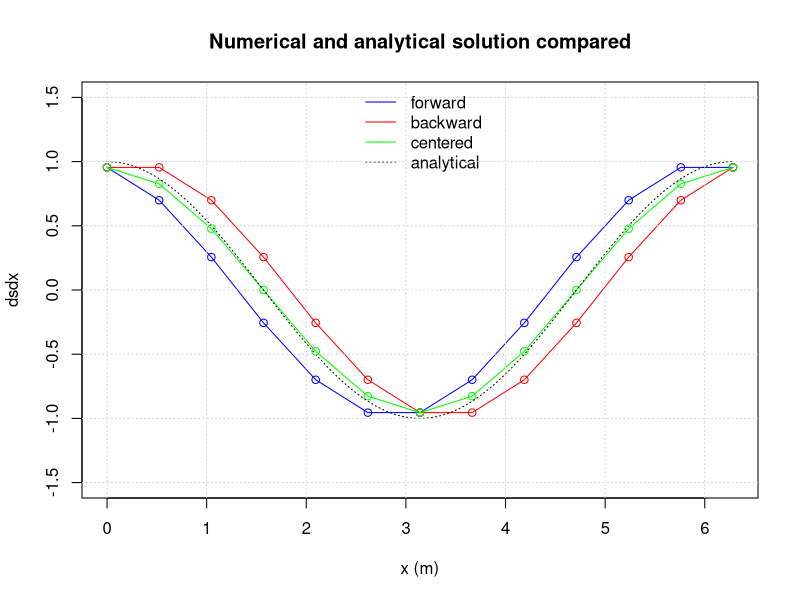
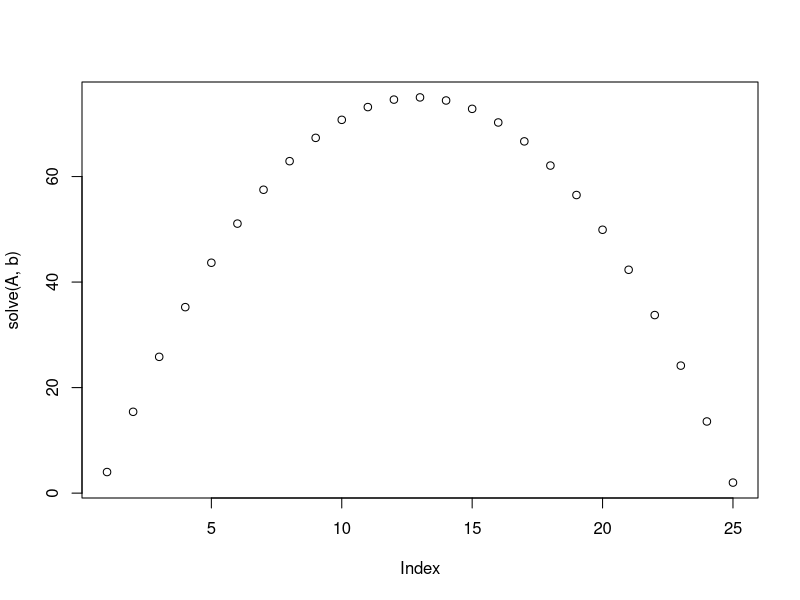
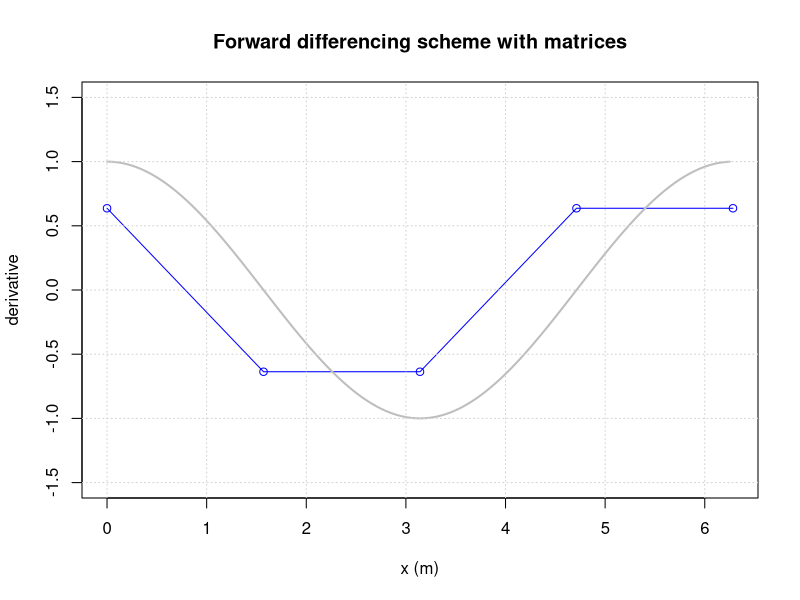
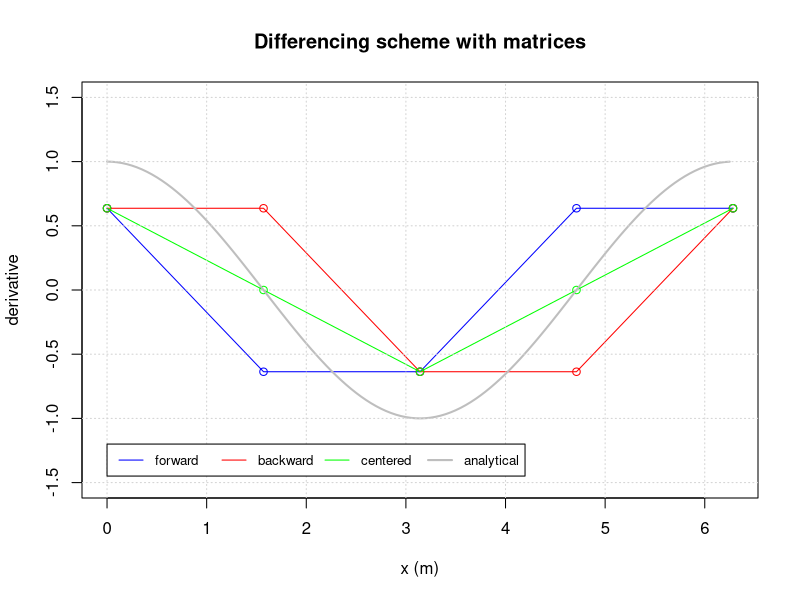
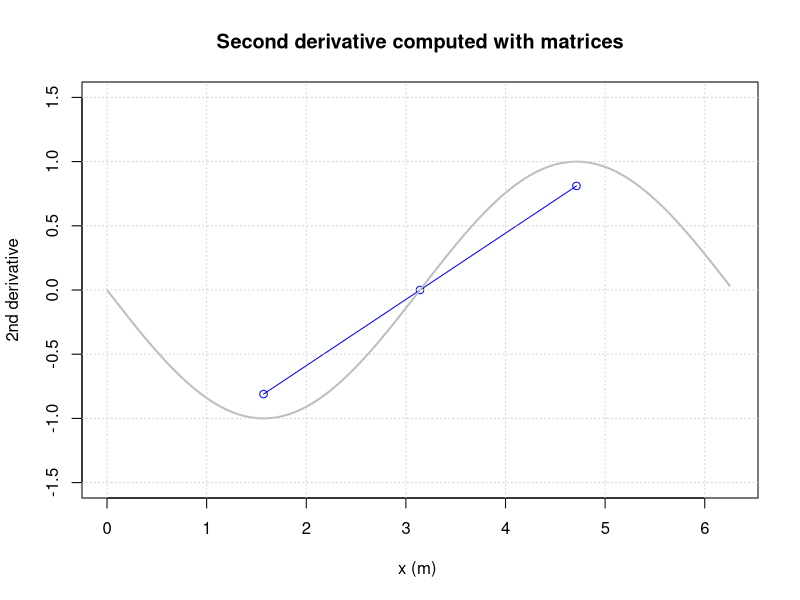
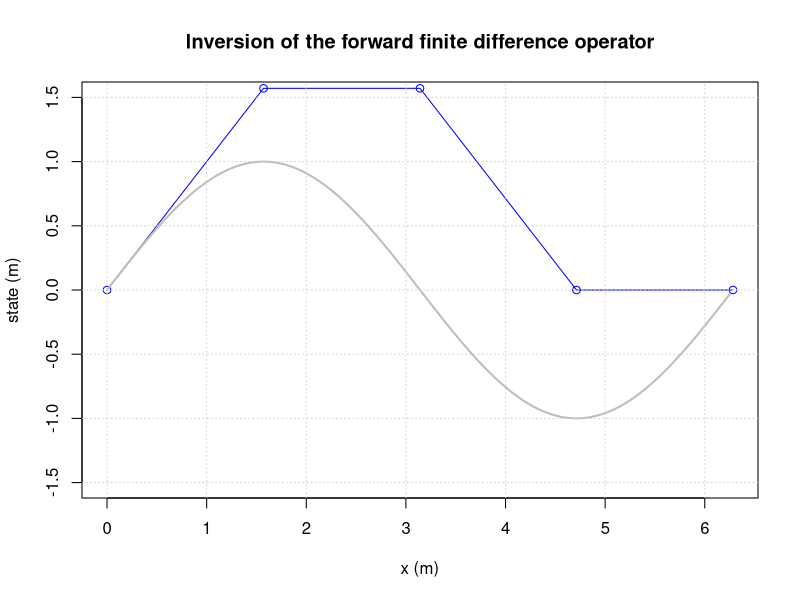
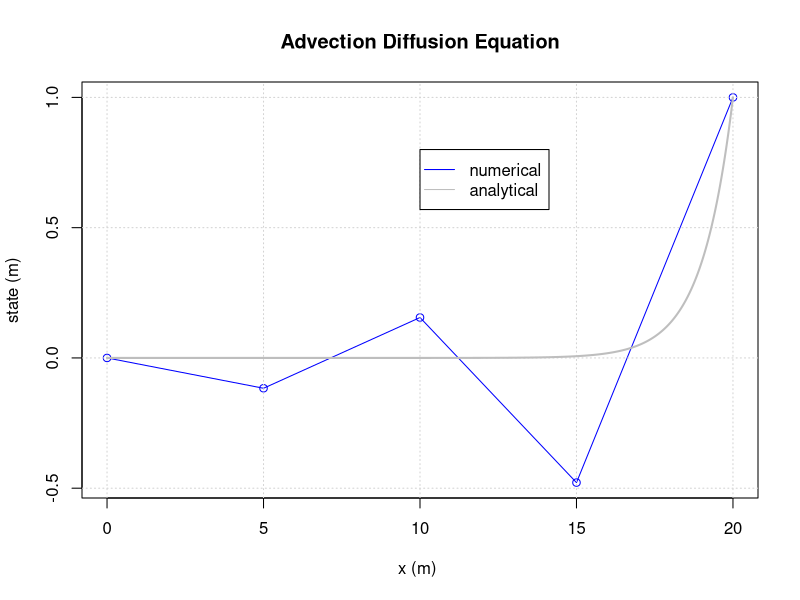
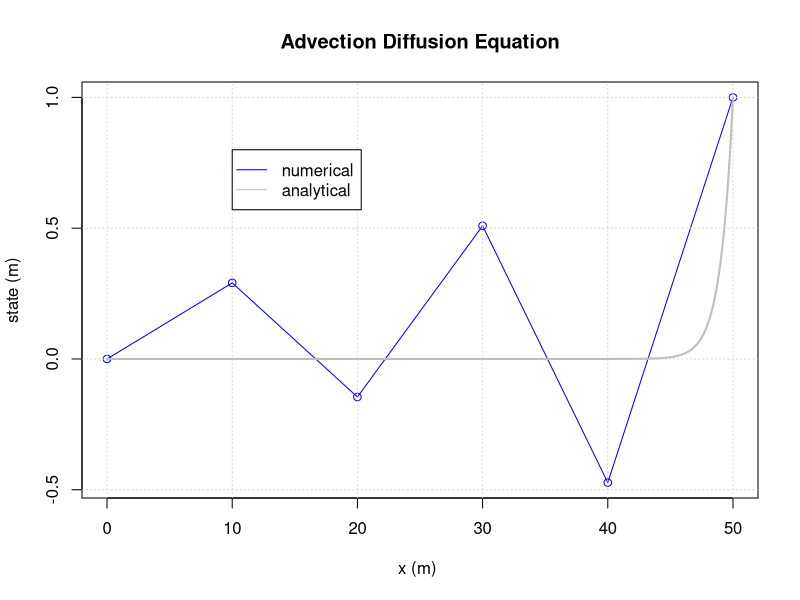

The R source for these figures, in order:
## ---- chunk 1
# Initial parameter values
left  = 0     # left x-coordinate
right = 2*pi  # right x-coordinate
dx    = pi/6  # delta x; space discretisation 

# Simulation initialisation
space.sequence = seq(left, right, by=dx)
dsdx.forward = rep(0, length(space.sequence))
dsdx.backward = rep(0, length(space.sequence))
dsdx.centered = rep(0, length(space.sequence))
s = sin(space.sequence)

# Add the calculations of forward, backward, centered derivative below.
dsdx.forward [1:(length(s)-1)] = (s[2:length(s)] - s[1:(length(s)-1)]) / dx
dsdx.backward[2:length(s)]     = (s[2:length(s)] - s[1:(length(s)-1)]) / dx
dsdx.centered[2:(length(s)-1)] = (s[3:length(s)] - s[1:(length(s)-2)]) / (2*dx)

# Add the boundaries on the left
dsdx.backward[1] = (s[2]-s[1]) / dx
dsdx.centered[1] = (s[2]-s[1]) / dx

# Add the boundaries on the right
dsdx.forward [length(s)] = (s[length(s)]-s[length(s)-1]) / dx
dsdx.centered[length(s)] = (s[length(s)]-s[length(s)-1]) / dx

# Plotting
plot(space.sequence, dsdx.forward, type='o', xlab="x (m)", ylab="dsdx", ylim = c(-1.5, 1.5), col="blue")
lines(space.sequence, dsdx.backward, type='o', col="red")
lines(space.sequence, dsdx.centered, type='o', col="green")
space.sequence = seq(left, right, by=0.01)
analyt.state = cos(space.sequence)
lines(space.sequence, analyt.state, col='black', lty=3)
legend("top", legend=c("forward", "backward", "centered", "analytical"), col=c("blue", "red", "green", "black"), lty=c(1,1,1,3), bty="n")
title(main='Numerical and analytical solution compared')
grid()
## ---- chunk 2
M = matrix (c(1, 2, 3, 4, 5, 6) , nrow=2)
print(M)
## ---- chunk 3
M[1,2]= 100
M[1, ]= c(10, 11, 12)
M[ ,2]= c(-1 ,-2)
## ---- chunk 4
M = matrix(c(1, 2, 3, 4, 5, 6), nrow=2 , ncol=3)
## ---- chunk 5
M = matrix(c(1, 2, 3, 4, 5, 6) , nrow=2 , ncol=2)
## ---- chunk 6
M = matrix(c(1, 2, 3, 4, 5, 6) , nrow=2 , ncol=4)
## ---- chunk 7
M = matrix(c(1, 2, 3, 4, 5, 6) , nrow=2 , ncol=3 , byrow=TRUE)
## ---- chunk 8
M = matrix(0, nrow=5, ncol=7)
for(i in 1:nrow(M)) {
  for(j in 1:ncol(M)) {
    M[i,j]=i+j
  }
}
print(M)
## ---- chunk 9
M = matrix(0,nrow=3,ncol=5)
for(i in 1:nrow(M)) {
  for(j in 1:ncol(M)){
    M[i,j]=10*i+j
  }
}
print(M)
## ---- chunk 10
M = matrix(0,nrow=5,ncol=5)
for(i in 1:nrow(M)) {
  for(j in 1:ncol(M)){
    M[i,j]=abs(i-j)
  }
}
print(M)
## ---- chunk 11
A = matrix(c(1,0,0,0,0,-1,2,-1,0,0,0,-1,2,-1,0,0,0,-1,2,-1,0,0,0,0,1),nrow=5,ncol=5,byrow=TRUE)
b = matrix(c(4,1,1,1,2),nrow=5)
print(solve(A,b))
## ---- chunk 12
N = 5
A = matrix(0,nrow=N,ncol=N)
b = rep(1,length=N)
## ---- chunk 13
N      = 25
A      = matrix(0,nrow=N,ncol=N)
b      = rep(1,length=N)
A[1,1] = 1
b[1]   = 4
b[N]   = 2
A[N,N] = 1
for(i in 2:(N-1)){
  A[i,i  ] = 2
  A[i,i-1] = -1
  A[i,i+1] = -1
}
print(solve(A,b))
plot(solve(A,b))
## ---- chunk 14
M=matrix(0,nrow=3,ncol=3)
# bring flux between 1and 2 in matrix
M[1,1] = M[1,1]-7
M[1,2] = M[1,2]+7
M[2,2] = M[2,2]-7
M[2,1] = M[2,1]+7
# bring flux between 1 and 3 in matrix
M[1,1] = M[1,1]-5
M[1,3] = M[1,3]+5
M[3,3] = M[3,3]-5
M[3,1] = M[3,1]+5
# bring flux between 2 and 3 in matrix
M[2,2] = M[2,2]-8
M[2,3] = M[2,3]+8
M[3,3] = M[3,3]-8
M[3,2] = M[3,2]+8
# bring in the boundary condition
M[1,]  = 0
M[1,1] = 1
# right hand side
b = c(2,-1,-2)
print(solve(M,b))
## ---- chunk 15
M=matrix(0,nrow=3,ncol=3)
# bring flux between 1and 2 in matrix
M[1,1] = M[1,1]-7
M[1,2] = M[1,2]+7
M[2,2] = M[2,2]-7
M[2,1] = M[2,1]+7
# bring flux between 1 and 3 in matrix
M[1,1] = M[1,1]-5
M[1,3] = M[1,3]+5
M[3,3] = M[3,3]-5
M[3,1] = M[3,1]+5
# bring flux between 2 and 3 in matrix
M[2,2] = M[2,2]-8
M[2,3] = M[2,3]+8
M[3,3] = M[3,3]-8
M[3,2] = M[3,2]+8
# bring in the boundary condition
M[1,]  = 0
M[1,1] = 1
# right hand side
b = c(2,0,0)
print(solve(M,b))
## ---- chunk 16
rm(list=ls()) 

# setting up initial parameters
dx    = pi/2
left  = 0
right = 2*pi
xcoor = seq(left, right, by=dx) # builds a list of all coordinates

M = matrix(0, nrow=length(xcoor), ncol=length(xcoor)) # an empty matrix for the differencing scheme
v = rep(0, length(xcoor))

s = sin(xcoor) # the original sinus series that needs to be differentiated

# populating vector and matrix
nx = length(xcoor)
for (j in 1:(nx-1))
{
  M[j,j+1] = +1/dx
  M[j,j]   = -1/dx
}
M[nx,nx]   = +1/dx
M[nx,nx-1] = -1/dx

# Apply the derivative operator using matrix multiplication.
v = M %*% s

# plotting
N = length(xcoor)
plot(xcoor, v, ylab="derivative", xlab="x (m)", type='o', col='blue', ylim = c(-1.5,1.5), xlim = c(0,2*pi)) # numerical approximation
x_sol = seq(left, right, by=0.05)
lines(x_sol, cos(x_sol), type='l', col="grey", lwd=2)
title(main='Forward differencing scheme with matrices')
grid()
## ---- chunk 17
rm(list=ls()) 

# setting up initial parameters
dx    = pi/2
left  = 0
right = 2*pi
xcoor = seq(left, right, by=dx) # builds a list of all coordinates

M_forward = matrix(0, nrow=length(xcoor), ncol=length(xcoor)) # an empty matrix 
v_forward = rep(0, length(xcoor))

M_backward = matrix(0, nrow=length(xcoor), ncol=length(xcoor)) # an empty matrix 
v_backward = rep(0, length(xcoor))

M_centered = matrix(0, nrow=length(xcoor), ncol=length(xcoor)) # an empty matrix 
v_centered = rep(0, length(xcoor))

s = sin(xcoor) # the original sinus series that needs to be differentiated

# populating vector and matrix
nx = length(xcoor)

# forward
for (j in 1:(nx-1))
{
  M_forward[j,j+1] = +1/dx
  M_forward[j,j]   = -1/dx
}
M_forward[nx,nx]   = +1/dx
M_forward[nx,nx-1] = -1/dx

# backward
M_backward[1,2] = +1/dx
M_backward[1,1] = -1/dx
for (j in 2:nx)
{
  M_backward[j,j]   = +1/dx
  M_backward[j,j-1] = -1/dx
}

# centered
M_centered[1,2] = +1/dx
M_centered[1,1] = -1/dx
for (j in 2:(nx-1))
{
  M_centered[j,j+1] = +1/(2*dx)
  M_centered[j,j-1] = -1/(2*dx)
}
M_centered[nx,nx]   = +1/dx
M_centered[nx,nx-1] = -1/dx

# Apply the derivative operator using matrix multiplication.
v_forward  = M_forward  %*% s
v_backward = M_backward %*% s
v_centered = M_centered %*% s

# plotting
N = length(xcoor)
plot(xcoor, v_forward, ylab="derivative", xlab="x (m)", type='o', col='blue', ylim = c(-1.5,1.5), xlim = c(0, 2*pi)) # numerical approximation
lines(xcoor, v_backward, type='o', col='red') # numerical approximation
lines(xcoor, v_centered, type='o', col='green') # numerical approximation
x_sol = seq(left, right, by=0.05)
lines(x_sol, cos(x_sol), type='l', col="grey", lwd=2)
title(main='Differencing scheme with matrices')
grid()
legend(0,-1.2,c("forward","backward","centered","analytical"),col=c("blue","red","green","grey"),lwd=c(1,1,1,2),horiz=TRUE,cex=0.8)
## ---- chunk 18
#forward
forward_rate=mean(c(0.47/1,0.23/0.47,0.096/0.19,0.049/0.096))
centered_rate=mean(c(0.22/1,0.065/0.22,0.011/0.044,0.0026/0.011))
## ---- chunk 19
# WHOOP WHOOP NEW CODE
## ---- chunk 20
rm(list=ls()) 

# setting up initial parameters
dx    = pi/2
left  = 0
right = 2*pi
xcoor = seq(left,right, by=dx) # builds a list of all coordinates
s = sin(xcoor)

nx = length(xcoor)

M = matrix(0, nrow=nx, ncol=nx) # an empty matrix for the differencing scheme

# populating vector and matrix
for (j in 2:(nx-1))
{
  M[j,j+1] = 1/(dx^2)
  M[j,j  ] = -2/(dx^2)
  M[j,j-1] = 1/(dx^2)
}

# Compute the second derivative
v = M %*% s

# plotting
plot(xcoor[2:(nx-1)], v[2:(nx-1)], ylab="2nd derivative", xlab="x (m) ", type='o', col='blue', ylim=c(-1.5,1.5), xlim = c(0,2*pi)) # numerical approximation
x_sol = seq(left,right,by=0.05)
lines(x_sol,-sin(x_sol),type='l', col="grey",lwd=2)
title(main='Second derivative computed with matrices')
grid()
## ---- chunk 21
rm(list=ls()) 

# setting up initial parameters
dx    = pi/2
left  = 0
right = 2*pi
xcoor = seq(left, right, by=dx) # builds a list of all coordinates

M = matrix(0, nrow=length(xcoor), ncol=length(xcoor)) # an empty matrix for the differencing scheme
v = cos(xcoor)

# populating vector and matrix
nx = length(xcoor)
for (j in 1:(nx-1))
{
  M[j,j+1] = +1/dx
  M[j,j]   = -1/dx
}

M[nx,nx] = 1  #boundary condition
v[nx] = sin(xcoor[nx])

# Apply the derivative operator using matrix multiplication.
s = solve(M,v)

# plotting
plot(xcoor, s, ylab="state (m)", xlab="x (m)", type='o', col='blue', ylim = c(-1.5,1.5), xlim = c(0,2*pi)) # numerical approximation
x_sol = seq(left, right, by=0.05)
lines(x_sol, sin(x_sol), type='l', col="grey", lwd=2)
title(main='Inversion of the forward finite difference operator')
grid()
## ---- chunk 22
dx    = 5    # step size
D     = 5    # diffusion coefficient
u     = 5    # advection coefficient
bl    = 0    # left boundary
br    = 1    # right boundary
n     = 5    # amount of nodes

left  = 0    # left coordinate
xcoor = seq(left,dx*(n-1), by=dx)

v     = c()  # build an empty vector for the derivatives
M     = matrix(0, nrow=length(xcoor), ncol=length(xcoor)) 

for(j in 2:(length(xcoor)-1))
{
  M[j,j-1] = u/(2*dx) + D/(dx^2)
  M[j,j  ] = -2*D/(dx^2)
  M[j,j+1] = -u/(2*dx) + D/(dx^2)
  v[j]     = 0
}

# Left boundary
M[1,1] = 1
v[1]   = bl

# Right boundary
M[n,n] = 1
v[n]   = br

# Solve the system
s = solve(M,v)

print(M)
## ---- chunk 23
dx    = 5    # step size
D     = 5    # diffusion coefficient
u     = 5    # advection coefficient
bl    = 0    # left boundary
br    = 1    # right boundary
n     = 5    # amount of nodes

left  = 0    # left coordinate
xcoor = seq(left,dx*(n-1), by=dx)

v     = c()  # build an empty vector for the derivatives
M     = matrix(0, nrow=length(xcoor), ncol=length(xcoor)) 

for(j in 2:(length(xcoor)-1))
{
  M[j,j-1] = u/(2*dx) + D/(dx^2)
  M[j,j  ] = -2*D/(dx^2)
  M[j,j+1] = -u/(2*dx) + D/(dx^2)
  v[j]     = 0
}

# Left boundary
M[1,1] = 1
v[1]   = bl

# Right boundary
M[n,n] = 1
v[n]   = br

# Solve the system
s = solve(M,v)

# Plotting
plot(xcoor,s,ylab="state (m)",xlab="x (m) ",type='o',col='blue')
title(main='Advection Diffusion Equation')
grid()

# Calculate and plot the analytical solution
L = dx*(n-1)
xcooranalyt = seq(0,L, by=0.01)
sanalyt = c()
Danalyt = D
uanalyt = u
Peanalyt = uanalyt*L/Danalyt

for(j in 1:(length(xcooranalyt)))
{
  sanalyt[j] = bl+(exp(xcooranalyt[j]*Peanalyt/L)-1.)/(exp(Peanalyt)-1.)*(br-bl)
}

lines(xcooranalyt,sanalyt,col="grey",lwd=2) # analytical solution
legend(10, 0.8, c("numerical", "analytical"), col = c("blue","grey"), lty = c(1,1), pch = c(-1,-1))
## ---- chunk 24
dx    = 10   # step size
D     = 5    # diffusion coefficient
u     = 5    # advectio coefficient
bl    = 0    # left boundary
br    = 1    # right boundary

left  = 0    # left coordinate
right = 50
xcoor = seq(left,right, by=dx)

v     = c()  # build an empty vector for the derivatives
M     = matrix(0,nrow=length(xcoor),ncol=length(xcoor)) 

for(j in 2:(length(xcoor)-1))
{
  M[j,j-1] = u/(2*dx) + D/(dx^2)
  M[j,j  ] = -2*D/(dx^2)
  M[j,j+1] = -u/(2*dx) + D/(dx^2)
  v[j]     = 0
}
# Left boundary
M[1,1] = 1
v[1]   = bl

# Right boundary
n = length(xcoor)
M[n,n] = 1
v[n]   = br

# Solve the system
s = solve(M,v)

# Plotting
plot(xcoor,s,ylab="state (m)",xlab="x (m) ",type='o',col='blue')
title(main='Advection Diffusion Equation')
grid()

# Calculate and plot the analytical solution
L = dx*(n-1)
xcooranalyt = seq(0,L, by=0.01)
sanalyt = c()
Danalyt = D
uanalyt = u
Peanalyt = uanalyt*L/Danalyt

for(j in 1:(length(xcooranalyt)))
{
  sanalyt[j] = bl+(exp(xcooranalyt[j]*Peanalyt/L)-1.)/(exp(Peanalyt)-1.)*(br-bl)
}

lines(xcooranalyt,sanalyt,col="grey",lwd=2) # analytical solution
legend(10, 0.8, c("numerical", "analytical"), col = c("blue","grey"), lty = c(1,1), pch = c(-1,-1))
## ---- chunk 25
dx    = 5    # step size
D     = 5    # diffusion coefficient
u     = 5    # advection coefficient
bl    = 0    # left boundary
br    = dx/2 # right boundary

left  = 0    # left coordinate
right = 50
xcoor = seq(left,right, by=dx)
N     = length(xcoor)

v     = c()  # build an empty vector for the derivatives
M     = matrix(0,nrow=length(xcoor),ncol=length(xcoor)) 

for(j in 2:(length(xcoor)-1))
{
  M[j,j-1] = u/(2*dx) + D/(dx^2)
  M[j,j  ] = -2*D/(dx^2)
  M[j,j+1] = -u/(2*dx) + D/(dx^2)
  v[j]     = 0
}

# Left boundary
M[1,1] = 1
v[1]   = bl

# Right boundary

M[N,N]   = 1
M[N,N-1] = -1
v[N]     = br

# Solve the system
s = solve(M,v)

# Plotting
plot(xcoor,s,ylab="state (m)",xlab="x (m) ",type='o',col='blue')
title(main='Advection Diffusion Equation, Neumann boundary')
grid()
